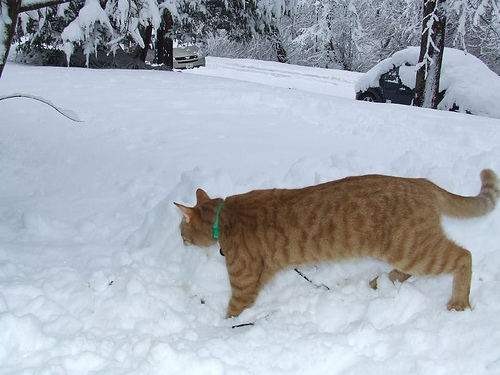
#> input picture models/tiny-yolov2/images/cat.jpg, 500 x 375 px
$ python extract_image.py ../images out
#> lines starting #> are read from the running program, lines starting #| are printed output that depends on the picture
import cv2
import numpy as np
import sys
import os
import glob

if len(sys.argv) != 3:
    print("Usage: python3 extract_image.py <INPUT_FOLDER> <OUTPUT_FOLDER>")
    print("Example: python3 extract_image.py /path/to/images ../image_binaries")
    exit()

INPUT_FOLDER = sys.argv[1]
OUTPUT_FOLDER = sys.argv[2]

NET_H, NET_W = 416, 416

# Create output folder if it doesn't exist
os.makedirs(OUTPUT_FOLDER, exist_ok=True)

# Supported image extensions
image_extensions = ['*.jpg', '*.jpeg', '*.png', '*.bmp', '*.tiff', '*.tif']

# Find all image files in the input folder
image_files = []
for extension in image_extensions:
    image_files.extend(glob.glob(os.path.join(INPUT_FOLDER, extension)))
    image_files.extend(glob.glob(os.path.join(INPUT_FOLDER, extension.upper())))
#> pass 2 of the loop `for extension in image_extensions:`:

if not image_files:
    print(f"No image files found in {INPUT_FOLDER}")
    print(f"Supported formats: {', '.join([ext.replace('*', '') for ext in image_extensions])}")
    exit()

print(f"Found {len(image_files)} image(s) in {INPUT_FOLDER}")
print(f"Output folder: {OUTPUT_FOLDER}")

processed_count = 0
failed_count = 0

for image_path in image_files:
    try:
        # Extract base name without extension
        base_name = os.path.splitext(os.path.basename(image_path))[0]
        output_path = os.path.join(OUTPUT_FOLDER, f"{base_name}.bin")

        print(f"Processing: {os.path.basename(image_path)}...")

        # 1. Load original image
        original_image = cv2.imread(image_path)
#> original_image is the input picture: shape (375, 500, 3); mean B, G, R 180.9, 172.5, 166.2
        if original_image is None:
            print(f"  ERROR: Could not load {image_path}")
            failed_count += 1
            continue

        # 2. Resize to the network input size
        image_resized = cv2.resize(original_image, (NET_W, NET_H))
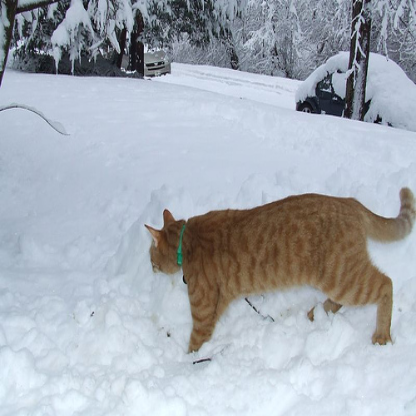
#> image_resized: shape (416, 416, 3); mean B, G, R 180.8, 172.4, 166.1

        # 3. Convert from BGR to RGB
        image_rgb = cv2.cvtColor(image_resized, cv2.COLOR_BGR2RGB)

        # 4. Convert to float32
        image_float = image_rgb.astype(np.float32)

        # 5. Transpose from (H, W, C) to (C, H, W)
        image_chw = np.transpose(image_float, (2, 0, 1))

        # 6. Add a batch dimension (N=1)
        #    Final shape is (1, 3, 416, 416)
        input_tensor = np.expand_dims(image_chw, axis=0)

        # 7. Save as a flat binary file
        input_tensor.tofile(output_path)

        print(f"  -> Saved: {os.path.basename(output_path)} (shape: {input_tensor.shape})")
#|   -> Saved: cat.bin (shape: (1, 3, 416, 416))
        processed_count += 1

    except Exception as e:
        print(f"  ERROR processing {image_path}: {str(e)}")
        failed_count += 1
#> pass 2 of the loop `for image_path in image_files:`:
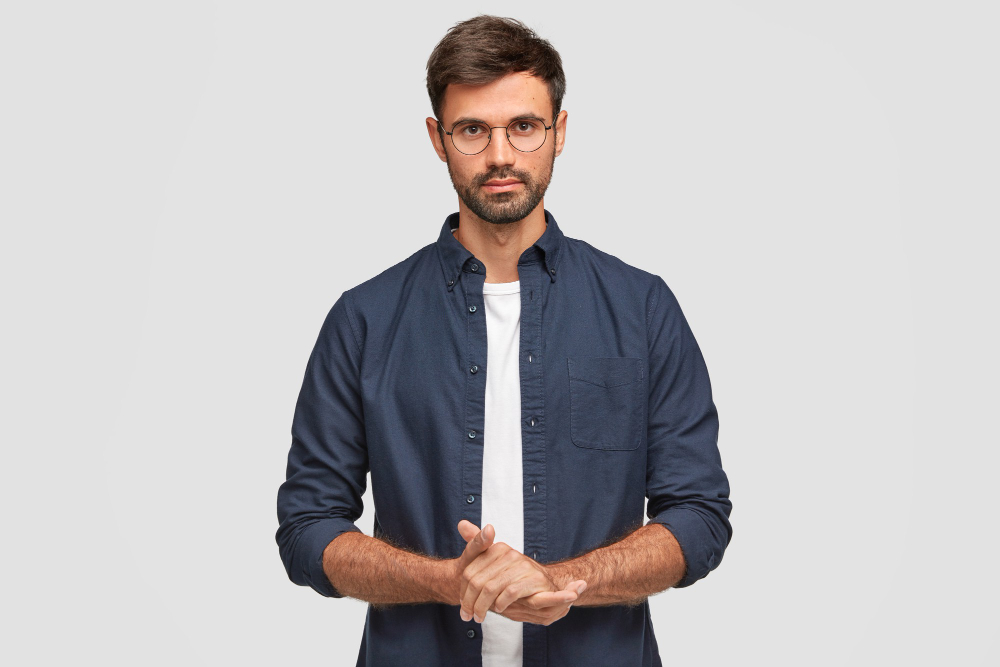
#> input picture models/tiny-yolov2/images/man.jpg, 1000 x 667 px
#> original_image is the input picture: shape (667, 1000, 3); mean B, G, R 188.6, 187.2, 189.9
#> `image_resized = cv2.resize(original_image, (NET_W, NET_H))`:
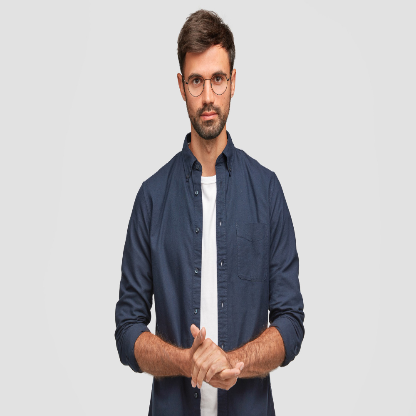
#> image_resized: shape (416, 416, 3); mean B, G, R 188.6, 187.2, 189.8
#|   -> Saved: man.bin (shape: (1, 3, 416, 416))

print(f"\nProcessing complete!")
print(f"Successfully processed: {processed_count} images")
print(f"Failed: {failed_count} images")
print(f"Output files saved in: {OUTPUT_FOLDER}")
